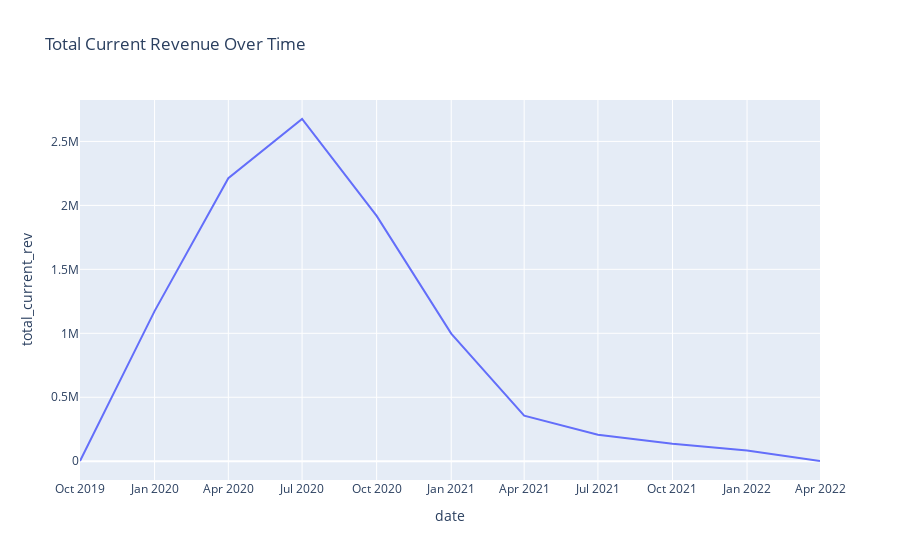

Source (notebook cell):
### Markdown cell above
<a id="3.3"></a>
## <b>3.3<span style='color:#be6f37'> Time Series Analysis for total current revenue over the years by quarter</span></b>

### Code cell
# Time Series Analysis for total current revenue over the years by quarter
df_opp['date'] = pd.to_datetime(df_opp['year'].astype(str) + 'Q' + df_opp['quarter_number'].astype(str))
time_series = df_opp.groupby('date')['total_current_rev'].sum().reset_index()

fig_time_series = px.line(time_series, x='date', y='total_current_rev', title='Total Current Revenue Over Time')
fig_time_series.show()

### Figure 1 — Plotly figure (JSON) as saved in the notebook; plotly's stock layout.template omitted (floating-point values rounded to 4 significant figures)
{"data": [{"hovertemplate": "date=%{x}<br>total_current_rev=%{y}<extra></extra>", "legendgroup": "", "line": {"color": "#636efa", "dash": "solid"}, "marker": {"symbol": "circle"}, "mode": "lines", "name": "", "orientation": "v", "showlegend": false, "type": "scatter", "x": ["2019-10-01T00:00:00", "2020-01-01T00:00:00", "2020-04-01T00:00:00", "2020-07-01T00:00:00", "2020-10-01T00:00:00", "2021-01-01T00:00:00", "2021-04-01T00:00:00", "2021-07-01T00:00:00", "2021-10-01T00:00:00", "2022-01-01T00:00:00", "2022-04-01T00:00:00"], "xaxis": "x", "y": [1868, 1173424, 2211936, 2675174, 1917898, 997950, 355998, 207364, 136580, 84500, 1850], "yaxis": "y"}], "layout": {"legend": {"tracegroupgap": 0}, "title": {"text": "Total Current Revenue Over Time"}, "xaxis": {"anchor": "y", "domain": [0, 1], "title": {"text": "date"}}, "yaxis": {"anchor": "x", "domain": [0, 1], "title": {"text": "total_current_rev"}}}}
